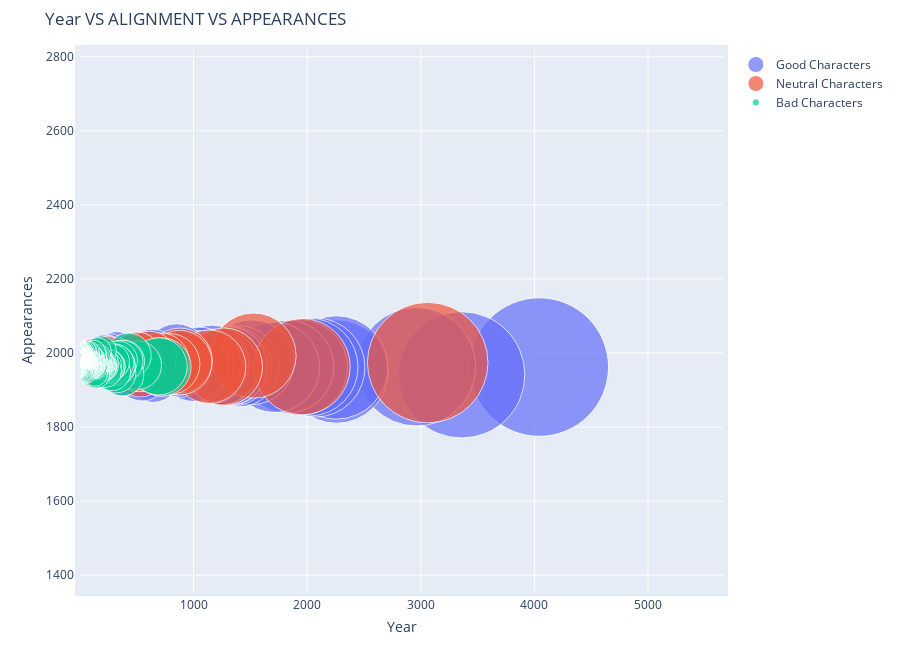

This figure's notebook cell:
### Markdown cell above
### Bubbleplot

### Code cell
# 주피터 노트북 화면 출력 설정
py.init_notebook_mode(connected=True)

import warnings
warnings.filterwarnings('ignore')

dc['YEAR'] = dc['YEAR'].astype(int)
dc['APPEARANCES'] = dc['APPEARANCES'].astype(int)

figure = bubbleplot(dataset = marvel, x_column = 'APPEARANCES', y_column = 'Year', 
    bubble_column = 'ALIGN',size_column = 'APPEARANCES', color_column = 'ALIGN',
    y_title = "Appearances", x_title = "Year", title = 'Year VS ALIGNMENT VS APPEARANCES',
    x_logscale = False, scale_bubble = 3, height = 650)

py.iplot(figure, config={'scrollzoom': True})

### Figure 1 — Plotly figure (JSON) as saved in the notebook; plotly's stock layout.template omitted (floating-point values rounded to 4 significant figures; data arrays with more than 128 entries replaced by an {"elided": "..."} marker saying what was removed)
{"data": [{"marker": {"size": {"elided": "4636 int values"}, "sizemode": "area", "sizeref": 0.4211}, "mode": "markers", "name": "Good Characters", "text": {"elided": "4636 str values"}, "type": "scatter", "x": {"elided": "4636 int values"}, "y": {"elided": "4636 int values"}}, {"marker": {"size": {"elided": "2208 int values"}, "sizemode": "area", "sizeref": 0.4211}, "mode": "markers", "name": "Neutral Characters", "text": {"elided": "2208 str values"}, "type": "scatter", "x": {"elided": "2208 int values"}, "y": {"elided": "2208 int values"}}, {"marker": {"size": {"elided": "9532 int values"}, "sizemode": "area", "sizeref": 0.4211}, "mode": "markers", "name": "Bad Characters", "text": {"elided": "9532 str values"}, "type": "scatter", "x": {"elided": "9532 int values"}, "y": {"elided": "9532 int values"}}], "layout": {"height": 650, "hovermode": "closest", "margin": {"b": 50, "pad": 5, "t": 50}, "showlegend": true, "title": {"text": "Year VS ALIGNMENT VS APPEARANCES"}, "xaxis": {"autorange": false, "range": [0.7, 5660.0], "title": {"text": "Year"}}, "yaxis": {"autorange": false, "range": [1357.0, 2818.0], "title": {"text": "Appearances"}}}}
